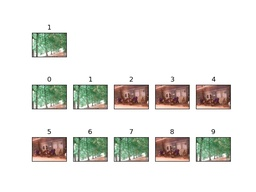
#> input picture res0.jpg, 256 x 192 px, shrunk from 640 x 480 before the run
$ python -i sift.py   (imports and definitions only)
#> lines starting #> are read from the running program, lines starting #| are printed output that depends on the picture
import math
import cv2 as cv
import matplotlib.pyplot as plt
import numpy as np
import os
# [2 lines not run here, left out]

def mkG(img,n):
   # 制造金字塔
    Gspace=[]
    g=img.copy()
    Gspace.append(g)
    for i in range(n):
        g = cv.pyrDown(g)
        Gspace.append(g)
    return Gspace


def mkDOGandAnglespace(img,segma,n):
    #先制造高斯空间，然后逐层相减制造差分高斯空间(DOG)，以及返回第三次迭代产生的空间用于角度计算
    DOGspace=[]
    Gspace=[]
    old_g=[]
    for i in range(n):
        g=img.copy()
        # m 为尺度空间的尺度
        m = int(2**0.5*segma*(i+1)+1)
        if m % 2==0: m+=1
        #利用他的可分性，在x，y方向分别高斯模糊代替二维高斯模糊降低计算量
        g = cv.GaussianBlur(img,(m,1),0)
        g = cv.GaussianBlur(g,(1,m),0)
        if i==0 :
            old_g=g
            continue
        DOGspace.append( cv.absdiff(g,old_g) )
        old_g = g
        if i==2:
            Gspace=g
    return DOGspace,Gspace


def FindKeypoint(space):
    #寻找关键点，以下赋予数字的地方指的是不考虑边缘点
    #以及尺度空间的顶层和底层
    Keypoint = []
    shape=[len(space),len(space[0]),len(space[0][0])]
    for i in range(1,shape[0]-1):
        for j in range(5,shape[1]-6):
            for k in range(5,shape[2]-6):
                if ifkeypoint(i,j,k,space,shape) and ifedge(i,j,k,space):
                    Keypoint.append([i,j,k])
    return Keypoint


def ifkeypoint(i,j,k,space,shape):
    #判断是否是极值点
    dx=[0,1,-1]
    dy=[0,1,-1]
    dz=[0,1,-1]
    flag=0
    dnow=space[i][j][k]
    for ix in range(3):
        for iy in range(3):
            for iz in range(3):
                if flag==0 :
                    flag=1
                    continue
                if space[i+dx[ix]][j+dy[iy]][k+dz[iz]] >= dnow :
                    return False
    return True


def ifedge(i,j,k,space):
    #判断是否是可去边缘点
    #我们知道边缘点是非常容易产生极值的但有些边缘点不具有特征，故我们将其去除
    dx=space[i][j+1][k]+space[i][j+1][k-1]+space[i][j+1][k+1]
    -(space[i][j-1][k]+space[i][j-1][k-1]+space[i][j-1][k+1])
    dx=abs(dx)
    dy=space[i][j+1][k+1]+space[i][j][k+1]+space[i][j-1][k+1]
    -(space[i][j+1][k-1]+space[i][j][k-1]+space[i][j-1][k-1])
    dy=abs(dy)
    if dy==0 or dx==0: return False
    t=1.0*dx/dy
    if t<10 and t>0.1:
        return True
    else :
        return False


def showpic(img):
    #展示图片，调试的时候用与实现无关
    cv.imshow('image',img)
    cv.waitKey(0)
    cv.destroyAllWindows()


def angel(Keypoint,space):
    #求取关键点的方向
    i,j,k=Keypoint
    Aspace=space[j-4:j+5,k-4:k+5]
    #求取该方向向量的模
    sobelx=cv.Sobel(Aspace,cv.CV_64F,1,0,ksize=3)
    sobely=cv.Sobel(Aspace,cv.CV_64F,0,1,ksize=3)
    a=sobelx*sobelx
    b=sobely*sobely
    m=a+b
    m=m**0.5
    m=cv.GaussianBlur(m,(9,9),0)
    outm=m[4,4]
    c=a+b
    outa=np.zeros(8)
    #求角度
    for idxj in range(9):
        for idxk in range(9):
            dx=sobelx[idxj,idxk]
            dy=sobely[idxj,idxk]
            nowang=0
            if dx==0 or dy==0:
                continue
            elif dx==0 and dy!=0:
                nowang=0.5*np.pi if dy>0 else 1.5*np.pi
            elif dx!=0 and dy==0:
                nowang=1*np.pi if dx<0 else 0
            else :
                nowang=np.arctan(dy/dx)
                if dx<0: nowang+=np.pi
            angidx=int(round(nowang/(0.25*np.pi)))
            outa[angidx % 8]+=1
    outangle=outa.argmax()
    return outm,outangle


def getfeature(space,vecangle,Keypoint):
    #求取特征向量
    #旋转坐标轴以实现旋转不变性
    i,j,k=Keypoint
    trans=np.zeros((2,2))
    trans[0,0]=np.cos(vecangle*np.pi/4)
    trans[1,1]=np.cos(vecangle*np.pi/4)
    trans[0,1]=-np.sin(vecangle*np.pi/4)
    trans[1,0]=np.sin(vecangle*np.pi/4)
    #获得附近点
    Aspace = space[j-4:j+5,k-4:k+5]
    locate=np.zeros((2,1))
    features=np.zeros((4,4,8))
    for x in range(-4,5):
        for y in range(-4,5):
            locate[0][0]=x
            locate[1][0]=y
            locate=np.matmul(trans,locate)
            newx=locate[0,0]
            newy=locate[1,0]
            if newx<-2 or newx>=2 or newy<-2 or newy>=2: continue
            newx=math.floor(newx)
            newy=math.floor(newy)
            #计算八方向梯度
            #以 0，1，2排序
            #   3， ，4
            #   5，6，7
            #以在原图的方向减去旋转的角度得到
            dx=[1,0,-1]
            dy=[1,0,-1]
            idx=0
            for a in dx:
                for b in dy:
                    if a==0 and b==0 : continue

                    dd= int(Aspace[newx+4+a,newy+4+b])-int(Aspace[newx+4,newy+4])
                    features[newx+2][newy+2][idx]=dd
                    idx+=1
    return features.reshape(-1)


def showpoint(Keypoint,img):
    for point in Keypoint:
        cv.circle(img,(point[1],point[2]), 3, (0,0,255), 1)


def sift(img_path):
    #sift特征提取
#> called with img_path = 'res0.jpg'
    img=cv.imread(img_path)
#> img is the input picture: shape (192, 256, 3); mean B, G, R 225.9, 230, 230.6
    img = cv.cvtColor(img,cv.COLOR_BGR2GRAY)
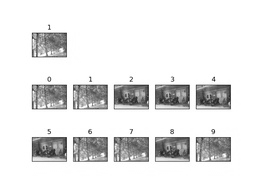
#> img: shape (192, 256); min 33, max 255, mean 229.7
    space = mkG(img,7)
#> the loop in mkG, `for i in range(n):` made 7 passes
#> g on pass 7: [[235, 235], [229, 225]]
#> pass 1, in mkG, `g = cv.pyrDown(g)`:
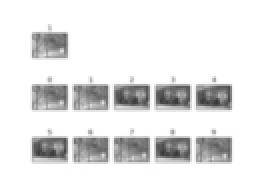
#> g: shape (96, 128) (shown 2 times larger); min 56, max 255, mean 229.7
#> pass 2, in mkG, `g = cv.pyrDown(g)`:
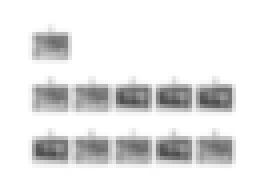
#> g: shape (48, 64) (shown 4 times larger); min 76, max 255, mean 229.7
#> pass 3, in mkG, `g = cv.pyrDown(g)`:
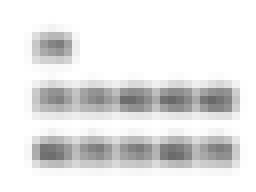
#> g: shape (24, 32) (shown 8 times larger); min 105, max 255, mean 229.7
#> after the loop in mkG, `for i in range(n):`: Gspace = 8 items
#> space = 8 items
    G_DOGspace = []
    g=img.copy()
    idx=1
    res=[]
    kp=[]
    for pic in space:
        DOGspace,Aspace=mkDOGandAnglespace(pic,5,7)
        Keypoints = FindKeypoint(DOGspace)
        kp.append(Keypoints)
        for point in Keypoints:
            vecm,vecagle = angel(point,Aspace)
            feature= getfeature(Aspace,vecagle,point)
            res.append(feature)
#> this loop made 8 passes
#> shape in FindKeypoint on pass 1: [6, 192, 256]
#> pass 1, in sift, `DOGspace,Aspace=mkDOGandAnglespace(pic,5,7)`:
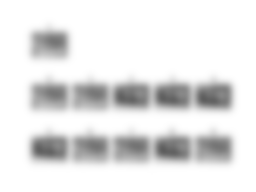
#> Aspace: shape (192, 256); min 93, max 255, mean 229.7
#> pass 2, in sift, `DOGspace,Aspace=mkDOGandAnglespace(pic,5,7)`:
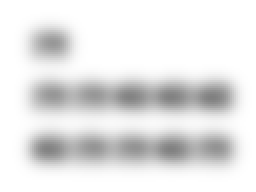
#> Aspace: shape (96, 128) (shown 2 times larger); min 128, max 255, mean 229.7
#> pass 3, in sift, `DOGspace,Aspace=mkDOGandAnglespace(pic,5,7)`:
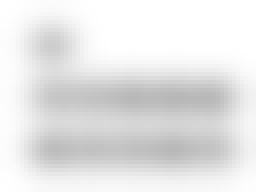
#> Aspace: shape (48, 64) (shown 4 times larger); min 183, max 255, mean 229.6
    return kp,res

>>> result = sift('res0.jpg')
